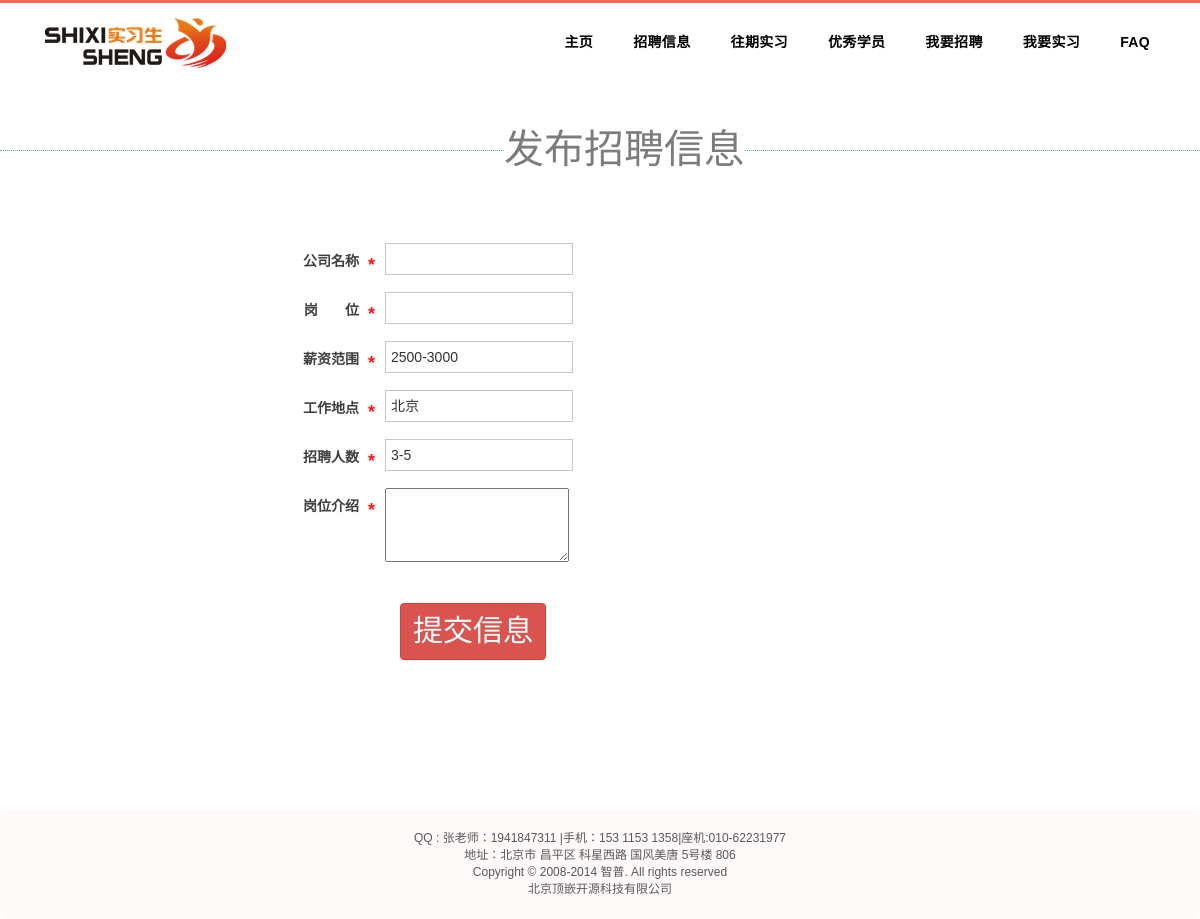
The page /pin.html on the database its author committed.
### shixisheng/models.py (models this page shows)
class Text(models.Model):
	category = models.CharField(max_length=30)
	name     = models.CharField(max_length=30)
	intr     = models.TextField(blank=True)

### shixisheng/views.py (the view)
# urls.py: url(r'^pin.html$', 'shixisheng.views.pin'),
def pin(request):
	d={}
	t=Text.objects.all()
	for i in t:
		d[i.category]=i
	return TR(request,"recruitment.html",d)

### shixisheng/templates/recruitment.html (shortened to what this page needs)
{% extends "base.html" %}
	{% block css %}
	<link rel="stylesheet" href="/static/css/zhaopin/style.css">
	<link rel="stylesheet" href="/static/css/zhaopin/bootstrap.min.css">
	<link href="/static/css/zhaopin/jianli-post_v0.css" rel="stylesheet" />
	{% endblock %}
	{% block content %}
	<section>
		<body class="postFirPage">
			<div style="height:150px;"></div>
			<div style="margin-top:0px;border-top: 1.5px dotted #5AA9CE;">
				<div id="" style=" color: #7c7c7c;">
					<span style="font-size:40px;background:#ffffff;position: relative;top: -30px;left:42%">发布招聘信息</span>
				</div>
			</div>
			<div class="infoContent">
				<form action="/zhaopin" method="POST">
					<dl class="">
						<dt>
							公司名称
							<b>*</b>
						</dt>
						<dd>
							<input type="text" name="name" value="{{mingcheng}}"/>
						</dd>
					</dl>
					<dl class="jobType ">
						<dt>
							岗&nbsp;&nbsp;&nbsp;&nbsp;&nbsp;&nbsp;&nbsp;位
							<b>*</b>
						</dt>
						<dd class="" style="">
							<input type="text" name="gangwei" value="{{gangwei}}"/>
						</dd>
					</dl>
					<dl class="expSalary ">
						<dt>
							薪资范围
							<b>*</b>
						</dt>
						<dd class="">
							<input type="text" name="xinzi" value="2500-3000"></input>
						</dd>
					</dl>
					<dl class="nameSex ">
						<dt>
							工作地点
							<b>*</b>
						</dt>
						<dd class="">
							<input type="text" name="didian" value="北京"></input>
						</dd>
					</dl>
					<dl class="birTime">
						<dt>
							招聘人数
							<b>*</b>
						</dt>
						<dd class="">
							<input type="text" name="renshu" value="3-5"></input>
						</dd>
					</dl>
					<dl class="">
						<dt>
							岗位介绍
							<b>*</b>
						</dt>
						<dd class="">
							<textarea name= "jianjie"></textarea>
						</dd>
					</dl>
					<div class="subBtnCon " style="font-color:#7c7c7c;padding-left:30%;">
					<input class="btn btn-danger" id="btninfo" style="font-size:30px" value="提交信息" type="submit" />
					</div>
				</form>
			</div>
		</body>
	</section>
{% endblock %}

### shixisheng/templates/base.html (shortened to what this page needs)
<!DOCTYPE HTML>
<html>
<head>
	<link href="/static/css/base/bootstrap.min.css" rel="stylesheet">
    <link href="/static/css/base/animate.min.css" rel="stylesheet">
    <link href="/static/css/base/font-awesome.min.css" rel="stylesheet">
    <link href="/static/css/sty.css" rel="stylesheet">
    {%block css%} {%endblock%}
</head>
<body>
	<div class="nav-head" style="background:#ffffff">
      <nav class="navbar-default" role="navigation" >
        <div class="container">
          <div class="navbar-header">
            <a class="navbar-brand" href="#">
              <div id = "lo" class="logo">
                <img src="/static/images/logo_1.png" class="img-responsive" alt="" />
              </div>
            </a>
          </div>
          <div class="collapse navbar-collapse" id="bs-example-navbar-collapse-1">
            <ul id = 'u' class="nav navbar-nav navbar-right">
              <li class="bt"><a style="color:black;" href="/">{{navigation_1.name}}</a></li>
              <li class="bt"><a style="color:black;" href="/allcompany">{{navigation_2.name}}</a></li>
              <li class="bt"><a style="color:black;" href="/be">{{navigation_3.name}}</a></li>
              <li class="bt"><a style="color:black;" href="/youxiu">{{navigation_5.name}}</a></li>
              <li class="bt"><a style="color:black;" href="/pin.html">{{navigation_6.name}}</a></li>
              <li class="bt"><a style="color:black;" href="/liucheng">{{navigation_7.name}}</a></li>
              <li class="bt"><a style="color:black;" href="/faq">{{navigation_8.name}}</a></li>
            </ul>
          </div>
        </div>
      </nav>
    </div>
    {%block content%} {%endblock%}
    <div style="text-align:center;border-radius:5px 5px 5px 5px;background:#FFFAFA;padding-top:20px;padding-bottom:20px;" >
	  <span>
		  QQ  :  张老师：1941847311  |手机：153 1153 1358|座机:010-62231977 </span></p>
	  <span>  地址：北京市 昌平区 科星西路 国风美唐 5号楼 806
	  </span></p>
	  <span>Copyright © 2008-2014 智普. All rights reserved </span> </p>
	  <span>北京顶嵌开源科技有限公司</span>
</div>
</body>
</html>

### shixisheng/static/css/sty.css (style rules this page uses)
a { color: #888; }
.nav-head { background: rgba(0, 0, 0, 0.5); border-top: 3px solid #F76753; width: 100%; position: absolute; z-index: 1000; }
.nav-head .navbar-default { background: none; border: 0px; margin-bottom: 0px; }
.nav-head .navbar-default .logo img { display: inline; margin: 0; }
.nav-head .navbar-default .navbar-collapse { border: 0; }
.nav-head .navbar-default .navbar-nav > li a { display: block; margin-top: 15px; font-size: 14px; line-height: 25px; letter-spacing: 0.025em; padding: 12px 20px; color: #fff; font-weight: bold; text-transform: uppercase; }

### shixisheng/static/css/zhaopin/jianli-post_v0.css (style rules this page uses)
body,dl,dd,ul,h1,h2,h3,h4,input,p { padding:0;margin:0 }
img { border:0 }
input { outline:0;vertical-align:middle }
ul { list-style:none }
a { text-decoration:none;outline:0;blr:expression(this.onFocus=this.blur());color:#15c }
body { font-size:12px;color:#585858;font-family:Arial,sans-serif,'宋体' }
.infoContent,.postSecPage .postContent { padding-top:35px;position:relative;zoom:1;width:1000px;margin:0 auto }
.infoContent dl { clear:both;font-size:14px;color:#404040;margin-bottom:14px;zoom:1 }
.infoContent dl:after { clear:both;content:".";visibility:hidden;height:0;display:block }
.infoContent dt,.infoContent dd { float:left }
.infoContent dt { width:285px;text-align:right;line-height:34px }
.infoContent dt b,.postContent h3 b { color:#FF1212;position:relative;top:5px;left:0;padding:0 10px 0 5px;font-size:18px;font-weight:700 }
.infoContent dd { line-height:34px;width:715px;position:relative;zoom:1 }
.infoContent dl input { height:32px;line-height:32px;border:1px solid #C7C7C7;padding-left:5px;color:#333;font-size:14px;float:left }
.postFirPage .subBtnCon { padding-top:15px;padding-bottom:150px;overflow:hidden }
.basicInfo dl,.postFirPage dl,#tabModyCert dl,#tabModyExpe dl,#tabModyProj dl,.actChange dl { position:relative }
.jobType { z-index:890 }
.expSalary { z-index:880 }
.birTime { z-index:870 }

### rows shown on the page
Text: name "主页"
Text: name "招聘信息"
Text: name "往期实习"
Text: name "优秀学员"
Text: name "我要招聘"
Text: name "我要实习"
Text: name "FAQ"
